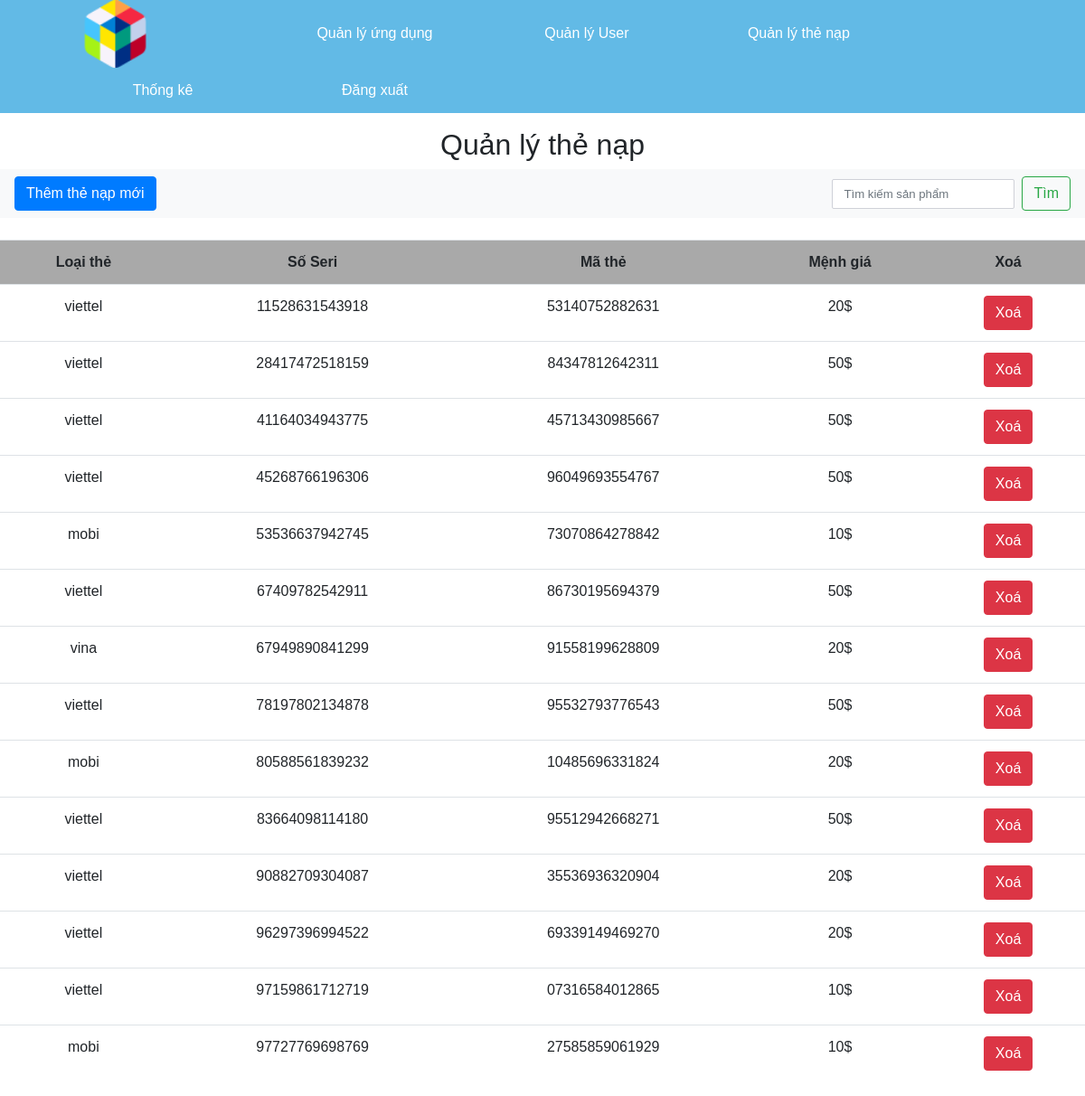
The app's page /quanly/quanlythenap.php (signed in) with its own data.
### tables this page shows
CREATE TABLE `thenap` (
  `MSThe` varchar(20) NOT NULL,
  `MSSeri` varchar(20) NOT NULL,
  `Sotien` int(20) NOT NULL,
  `Loaithe` varchar(30) NOT NULL
);

### quanly/quanlythenap.php (the view, shortened to what this page needs)
<?php
    include 'ketnoi.php';
?>
<!DOCTYPE html>
<html lang="en">
<head>
    <link rel="stylesheet" href="https://maxcdn.bootstrapcdn.com/bootstrap/4.0.0/css/bootstrap.min.css"
>
    <link rel="stylesheet" href="https://use.fontawesome.com/releases/v5.6.3/css/all.css">
    <link rel="stylesheet" href="../style.css">
</head>
<body class="admin">
    <div class="header-panel">
        <ul class="header-ul">
            <li><a class="logo" href="admin.php"><img src="../logo3.png"></a></li>
            <li><a href="admin.php">Quản lý ứng dụng</a></li>
            <li><a href="quanlykhachhang.php">Quản lý User</a></li>
            <li><a href="quanlythenap.php">Quản lý thẻ nạp</a></li>
            <li class="nav-item active"><a id="thongke" href="thongke.php">Thống kê</a></li>
            <li class="nav-item active"><a id="logout" href="../dangnhap/logout.php">Đăng xuất</a></li>
        </ul>
        <h2>Quản lý thẻ nạp</h2>
        <nav class="navbar navbar-light bg-light">
            <form method="post" enctype="multipart/form-data">
                <button type="button" class="btn btn-primary" data-toggle="modal" data-target="#addthenap">Thêm thẻ nạp
                    mới</button>
            </form>
            <form class="form-inline" method="post">
                <input class="form-control mr-sm-2" type="search" placeholder="Tìm kiếm sản phẩm" name="tukhoa">
                <button class="btn btn-outline-success my-2 my-sm-0" type="submit" name="search">Tìm</button>
            </form>
        </nav>
        <br>
        <?php
            if (isset($_POST['search'])){
                $tukhoa = $_POST['tukhoa'];
                $sql= "SELECT * FROM thenap WHERE Loaithe LIKE '%$tukhoa%'";
            }else{
                $sql = "SELECT * FROM thenap";
            }
            $query = mysqli_query($conn,$sql);
        ?>
        <div class="background-table ">
            <div class="content-table">
                <table class="table table-hover" cellpadding="10">
                    <tr class="head-table">
                        <th>Loại thẻ </th>
                        <th>Số Seri</th>
                        <th>Mã thẻ</th>
                        <th>Mệnh giá</th>
                        <th>Xoá</th>
                    </tr>
                    <?php
                        while ($row = mysqli_fetch_array($query)){
                            ?>
                    <tr class="body-table">
                        <td><?= $row['Loaithe'] ?></td>
                        <td><?= $row['MSSeri'] ?></td>
                        <td><?= $row['MSThe'] ?></td>
                        <td><?=number_format($row['Sotien'],0,".",","); ?>$</td>
                        <td><a class="cc" href="quanlythenap.php?delete=<?php echo $row['MSSeri']; ?>"><button type="button"
                                    class="btn btn-danger">Xoá</button></a></td>
                    </tr>
                    <?php } ?>
                </table>
            </div>
        </div>
</body>
</html>

### style.css (style rules this page uses)
* { font-family: "Comic Sans MS", cursive, sans-serif; }
::placeholder { color: rgb(0, 0, 0); }
.navbar { background-color: #62bae6; }
.admin { font-family: sans-serif; margin: 0; padding: 0; }
.admin .header-panel ul { background-color: #62bae6; list-style-type: none; text-align: left; overflow: hidden; width: 100%; }
.admin .header-panel li { color: white; display: inline-block; width: 180px; height: auto; line-height: 50px; outline-width: 100px; margin-left: 50px; text-align: center; }
.admin .header-panel a { text-decoration: none; color: #fff; display: block; }
.admin h2 { text-align: center; font-family: sans-serif; }
.admin .logo { width:75px; }
.admin .logo img { width:75px; height:75px; }
.head-table { background-color: darkgray; text-align: center; }
.body-table { text-align: center; }
.form-control { border: 1px solid #cfd1d8; -webkit-border-radius: 2px; -moz-border-radius: 2px; border-radius: 2px; font-size: .825rem; background: #ffffff; color: #2e323c; }

### records on screen
thenap: Loaithe "viettel", MSSeri "11528631543918", MSThe "53140752882631", Sotien "20"
thenap: Loaithe "viettel", MSSeri "28417472518159", MSThe "84347812642311", Sotien "50"
thenap: Loaithe "viettel", MSSeri "41164034943775", MSThe "45713430985667", Sotien "50"
thenap: Loaithe "viettel", MSSeri "45268766196306", MSThe "96049693554767", Sotien "50"
thenap: Loaithe "mobi", MSSeri "53536637942745", MSThe "73070864278842", Sotien "10"
thenap: Loaithe "viettel", MSSeri "67409782542911", MSThe "86730195694379", Sotien "50"
thenap: Loaithe "vina", MSSeri "67949890841299", MSThe "91558199628809", Sotien "20"
thenap: Loaithe "viettel", MSSeri "78197802134878", MSThe "95532793776543", Sotien "50"
thenap: Loaithe "mobi", MSSeri "80588561839232", MSThe "10485696331824", Sotien "20"
thenap: Loaithe "viettel", MSSeri "83664098114180", MSThe "95512942668271", Sotien "50"
thenap: Loaithe "viettel", MSSeri "90882709304087", MSThe "35536936320904", Sotien "20"
thenap: Loaithe "viettel", MSSeri "96297396994522", MSThe "69339149469270", Sotien "20"
thenap: Loaithe "viettel", MSSeri "97159861712719", MSThe "07316584012865", Sotien "10"
thenap: Loaithe "mobi", MSSeri "97727769698769", MSThe "27585859061929", Sotien "10"
